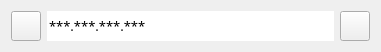
  <widget class="QWidget" name="horizontalLayoutWidget_3">
   <property name="geometry">
    <rect>
     <x>1300</x>
     <y>160</y>
     <width>381</width>
     <height>41</height>
    </rect>
   </property>
   <layout class="QHBoxLayout" name="camera">
    <item>
     <widget class="QPushButton" name="btn_camera">
      <property name="maximumSize">
       <size>
        <width>30</width>
        <height>30</height>
       </size>
      </property>
      <property name="text">
       <string/>
      </property>
      <property name="icon">
       <iconset>
        <normaloff>image/camera.png</normaloff>image/camera.png</iconset>
      </property>
      <property name="checkable">
       <bool>false</bool>
      </property>
     </widget>
    </item>
    <item>
     <widget class="QLineEdit" name="path_camera">
      <property name="maximumSize">
       <size>
        <width>16777215</width>
        <height>30</height>
       </size>
      </property>
      <property name="font">
       <font>
        <family>Microsoft YaHei UI Light</family>
        <pointsize>10</pointsize>
       </font>
      </property>
      <property name="inputMask">
       <string>000.000.000.000;*</string>
      </property>
      <property name="maxLength">
       <number>15</number>
      </property>
      <property name="frame">
       <bool>false</bool>
      </property>
      <property name="dragEnabled">
       <bool>false</bool>
      </property>
      <property name="placeholderText">
       <string>输入摄像头IP地址(ipv4)再点击开启摄像头</string>
      </property>
     </widget>
    </item>
    <item>
     <widget class="QPushButton" name="btn_cameraClose">
      <property name="minimumSize">
       <size>
        <width>30</width>
        <height>30</height>
       </size>
      </property>
      <property name="maximumSize">
       <size>
        <width>30</width>
        <height>30</height>
       </size>
      </property>
      <property name="text">
       <string/>
      </property>
      <property name="icon">
       <iconset>
        <normaloff>image/close.png</normaloff>image/close.png</iconset>
      </property>
     </widget>
    </item>
   </layout>
  </widget>
